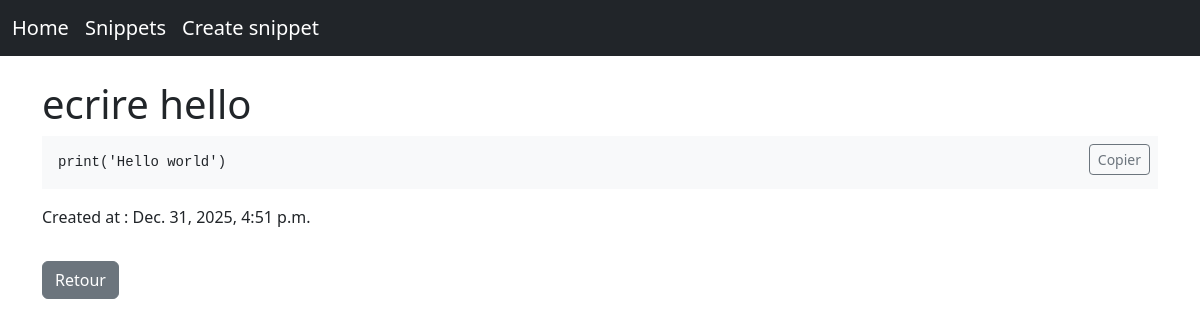
The page /snippets/ecrire-hello/ on the database its author committed.
### snippets/models.py (models this page shows, shortened)
class Snippet(models.Model):
    title = models.CharField(max_length=100, unique=True)
    slug = models.SlugField(max_length=120, unique=True, blank=True)
    order = models.PositiveIntegerField(blank=True, null=True)
    code = models.TextField()
    created_at = models.DateTimeField(auto_now_add=True)
    class Meta:
        ordering = ["order", "created_at"]

### snippets/views.py (the view)
# urls.py: path('<slug:slug>/', SnippetDetailView.as_view(), name='snippet_detail'),
class SnippetDetailView(DetailView):
    model = Snippet
    template_name = "snippets/snippet_detail.html"
    context_object_name = "snippet"
    slug_field = "slug"
    slug_url_kwarg = "slug"

### snippets/templates/snippets/snippet_detail.html (shortened to what this page needs)
{% extends "base.html" %}
{% block content %}
<h1>{{ snippet.title }}</h1>
<div class="position-relative">
    <button
        class="btn btn-sm btn-outline-secondary position-absolute top-0 end-0 m-2"
        onclick="copySnippet()"
        id="copy-btn"
    >
        Copier
    </button>
    <pre class="bg-light p-3"><code id="snippet-code">{{ snippet.code }}</code></pre>
</div>
<p>
    Created at : {{ snippet.created_at }}
</p>
<a href="{% url 'snippet_list' %}" class="btn btn-secondary mt-3">
    Retour
</a>
{% endblock %}

### rows shown on the page
Snippet: title "ecrire hello", code "print('Hello world')", created_at "Dec. 31, 2025, 4:51 p.m."
